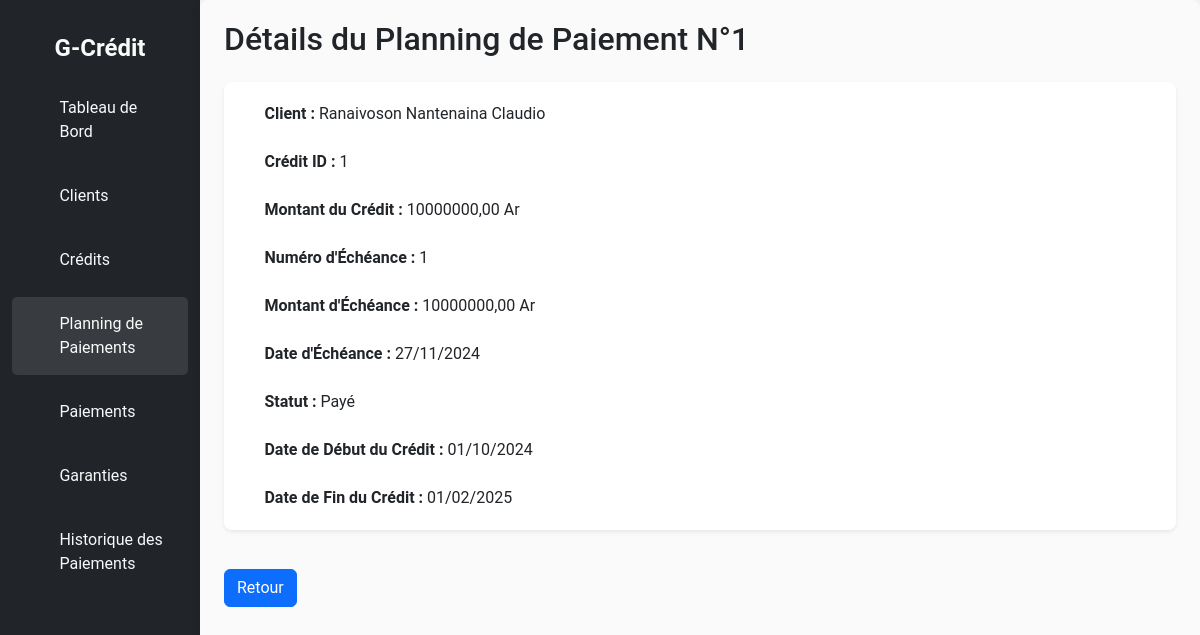
The page /credit/planning-paiements/detail/1/ on the database its author committed.
### credit/models.py (models this page shows, shortened)
class PlanningPaiements(models.Model):
    id = models.AutoField(primary_key=True)
    credit = models.ForeignKey(Credit, on_delete=models.CASCADE, related_name="plannings")
    numero_echeance = models.IntegerField()
    montant_echeance = models.DecimalField(max_digits=15, decimal_places=2)
    date_echeance = models.DateField()
    STATUT_CHOICES = [
        ('payé', 'Payé'),
        ('attente', 'En attente'),
        ('retard', 'En retard'),
    ]
    statut = models.CharField(max_length=10, choices=STATUT_CHOICES, default='attente')
    class Meta:
        unique_together = ('credit', 'numero_echeance')

class Credit(models.Model):
    id = models.AutoField(primary_key=True)
    client = models.ForeignKey('Client', on_delete=models.CASCADE, related_name="credits")
    montant_credit = models.DecimalField(max_digits=15, decimal_places=2)
    montant_total = models.DecimalField(max_digits=15, decimal_places=2)
    montant_restant = models.DecimalField(max_digits=15, decimal_places=2, default=0.00)
    taux_interet = models.DecimalField(max_digits=5, decimal_places=2)
    duree_mois = models.IntegerField()
    date_debut = models.DateField(db_index=True)
    date_fin = models.DateField(blank=True, null=True)
    STATUT_CHOICES = [
        ('en cours', 'En cours'),
        ('payé', 'Payé'),
        ('retard', 'En retard'),
    ]
    statut = models.CharField(max_length=10, choices=STATUT_CHOICES, default='en cours', db_index=True)

class Client(models.Model):
    id = models.AutoField(primary_key=True)
    nom = models.CharField(max_length=100)
    prenom = models.CharField(max_length=100)
    adresse = models.CharField(max_length=255)
    telephone = models.CharField(max_length=15)
    email = models.EmailField(unique=True)
    date_naissance = models.DateField()

### credit/views.py (the view)
# urls.py: path('planning-paiements/detail/<int:id>/', views.PlanningDetail.as_view(), name='planning-detail'),
class PlanningDetail(DetailView):
    template_name = 'Planning_Paiements/planningDetail.html'
    model = PlanningPaiements
    context_object_name = "leplanning"
    pk_url_kwarg = "id"

### templates/Planning_Paiements/planningDetail.html (shortened to what this page needs)
<!DOCTYPE html>
<html lang="fr">
<head>
    {% load static %}
    <link rel="stylesheet" href="{% static 'bootstrap/css/bootstrap.css' %}">
    <link rel="stylesheet" href="{% static 'credit/css/style.css' %}">
    <link rel="stylesheet" href="{% static 'bootstrap-icons-1.11.3/font/bootstrap-icons.css' %}">
    <link rel="stylesheet" href="{% static 'sweetalert/sweetalert2.min.css' %}">
</head>
<body>
    <div class="container-fluid">
        <div class="row">
            <nav class="col-md-3 col-lg-2 d-none d-md-block bg-dark sidebar">
                <div class="logo-details">
                    <span class="logo_name">G-Crédit</span>
                </div>
                <ul class="nav-links">
                    <li>
                        <a href="{% url 'home' %}">
                            <i class="bi bi-grid"></i>
                            <span>Tableau de Bord</span>
                        </a>
                    </li>
                    <li>
                        <a href="{% url 'client-list' %}">
                            <i class="bi bi-person"></i>
                            <span>Clients</span>
                        </a>
                    </li>
                    <li>
                        <a href="{% url 'credit-list' %}">
                            <i class="bi bi-calendar"></i>
                            <span>Crédits</span>
                        </a>
                    </li>
                    <li>
                        <a href="{% url 'planning-paiement-list' %}" class="active">
                            <i class="bi bi-file-earmark-text"></i>
                            <span>Planning de Paiements</span>
                        </a>
                    </li>
                    <li>
                        <a href="{% url 'paiement-list' %}">
                            <i class="bi bi-cash-coin"></i>
                            <span>Paiements</span>
                        </a>
                    </li>
                    <li>
                        <a href="{% url 'garantie-list' %}">
                            <i class="bi bi-shield-lock"></i>
                            <span>Garanties</span>
                        </a>
                    </li>
                    <li>
                        <a href="{% url 'historique-list' %}">
                            <i class="bi bi-journal-text"></i>
                            <span>Historique des Paiements</span>
                        </a>
                    </li>
                </ul>
            </nav>
            <main class="col-md-9 ms-sm-auto col-lg-10 px-md-4" id="main-content">
                <h2 class="mb-4">Détails du Planning de Paiement N°{{ leplanning.id }}</h2>
                <div class="card shadow-sm border-0">
                    <div class="card-body">
                        <div class="mb-4">
                            <div class="d-flex align-items-center">
                                <i class="bi bi-person-circle text-primary me-2"></i>
                                <span><strong>Client :</strong> {{ leplanning.credit.client.nom }} {{ leplanning.credit.client.prenom }}</span>
                            </div>
                        </div>
                        <div class="mb-4">
                            <div class="d-flex align-items-center">
                                <i class="bi bi-credit-card-2-back text-warning me-2"></i>
                                <span><strong>Crédit ID :</strong> {{ leplanning.credit.id }}</span>
                            </div>
                        </div>
                        <div class="mb-4">
                            <div class="d-flex align-items-center">
                                <i class="bi bi-wallet2 text-success me-2"></i>
                                <span><strong>Montant du Crédit :</strong> {{ leplanning.credit.montant_credit }} Ar</span>
                            </div>
                        </div>
                        <div class="mb-4">
                            <div class="d-flex align-items-center">
                                <i class="bi bi-hash text-info me-2"></i>
                                <span><strong>Numéro d'Échéance :</strong> {{ leplanning.numero_echeance }}</span>
                            </div>
                        </div>
                        <div class="mb-4">
                            <div class="d-flex align-items-center">
                                <i class="bi bi-credit-card-2-front text-danger me-2"></i>
                                <span><strong>Montant d'Échéance :</strong> {{ leplanning.montant_echeance }} Ar</span>
                            </div>
                        </div>
                        <div class="mb-4">
                            <div class="d-flex align-items-center">
                                <i class="bi bi-calendar2-event text-warning me-2"></i>
                                <span><strong>Date d'Échéance :</strong> {{ leplanning.date_echeance|date:"d/m/Y" }}</span>
                            </div>
                        </div>
                        <div class="mb-4">
                            <div class="d-flex align-items-center">
                                <i class="bi bi-check-circle-fill text-success me-2"></i>
                                <span><strong>Statut :</strong> {{ leplanning.get_statut_display }}</span>
                            </div>
                        </div>
                        <div class="mb-4">
                            <div class="d-flex align-items-center">
                                <i class="bi bi-calendar text-info me-2"></i>
                                <span>
                                    <strong>Date de Début du Crédit :</strong>
                                     {{ leplanning.credit.date_debut|date:"d/m/Y" }}
                                </span>
                            </div>
                        </div>
                        <div>
                            <div class="d-flex align-items-center">
                                <i class="bi bi-calendar-check text-success me-2"></i>
                                <span>
                                    <strong>Date de Fin du Crédit :</strong>
                                     {{ leplanning.credit.date_fin|date:"d/m/Y" }}
                                </span>
                            </div>
                        </div>
                    </div>
                </div>
                <a href="{% url 'planning-paiement-list' %}" class="btn btn-primary mt-4">Retour</a>
            </main>
        </div>
    </div>
</body>
</html>

### statics/credit/css/style.css (style rules this page uses)
* { margin: 0; padding: 0; box-sizing: border-box; transition: all 500ms ease; }
body { font-family: 'Roboto', sans-serif; background-color: #f5f7fa; }
.sidebar { padding-top: 20px; background-color: #343a40; color: white; height: 100vh; }
.logo-details { display: flex; justify-content: center; padding: 10px; }
.logo_name { font-size: 1.5rem; font-weight: bold; color: #fafafa; }
.nav-links { list-style: none; padding: 0; }
.nav-links li { width: 100%; padding: 5px 0; }
.nav-links a { display: flex; align-items: center; padding: 15px; color: #f8f9fa; text-decoration: none; transition: background 0.3s, color 0.3s; }
.nav-links a i { margin-right: 20px; }
.nav-links a:hover, .nav-links a.active { background-color: rgba(255, 255, 255, 0.1); color: #fafafa; border-radius: 5px; }
#main-content { padding: 20px; background-color: #fafafa; border-radius: 8px; box-shadow: 0 2px 10px rgba(0, 0, 0, 0.1); }
.card { margin: 15px 0; border: none; border-radius: 8px; transition: transform 0.3s, box-shadow 0.3s; }
.card-body { padding: 20px; }

### rows shown on the page
PlanningPaiements: id "1", credit.client.nom "Ranaivoson", credit.client.prenom "Nantenaina Claudio", credit.id "1", credit.montant_credit "10000000,00", numero_echeance "1", montant_echeance "10000000,00", date_echeance "27/11/2024", statut "Payé", credit.date_debut "01/10/2024", credit.date_fin "01/02/2025"
